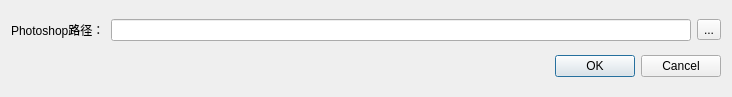
<?xml version="1.0" encoding="UTF-8"?>
<ui version="4.0">
 <class>ConfigDialog</class>
 <widget class="QDialog" name="ConfigDialog">
  <property name="geometry">
   <rect>
    <x>0</x>
    <y>0</y>
    <width>732</width>
    <height>97</height>
   </rect>
  </property>
  <property name="windowTitle">
   <string>配置</string>
  </property>
  <layout class="QVBoxLayout" name="verticalLayout">
   <item>
    <layout class="QHBoxLayout" name="horizontalLayout">
     <item>
      <widget class="QLabel" name="label">
       <property name="text">
        <string>Photoshop路径：</string>
       </property>
      </widget>
     </item>
     <item>
      <widget class="QLineEdit" name="lineEdit"/>
     </item>
     <item>
      <widget class="QToolButton" name="toolButton">
       <property name="text">
        <string>...</string>
       </property>
      </widget>
     </item>
    </layout>
   </item>
   <item>
    <widget class="QDialogButtonBox" name="buttonBox">
     <property name="orientation">
      <enum>Qt::Horizontal</enum>
     </property>
     <property name="standardButtons">
      <set>QDialogButtonBox::Cancel|QDialogButtonBox::Ok</set>
     </property>
    </widget>
   </item>
  </layout>
 </widget>
 <resources/>
 <connections>
  <connection>
   <sender>buttonBox</sender>
   <signal>accepted()</signal>
   <receiver>ConfigDialog</receiver>
   <slot>accept()</slot>
   <hints>
    <hint type="sourcelabel">
     <x>248</x>
     <y>254</y>
    </hint>
    <hint type="destinationlabel">
     <x>157</x>
     <y>274</y>
    </hint>
   </hints>
  </connection>
  <connection>
   <sender>buttonBox</sender>
   <signal>rejected()</signal>
   <receiver>ConfigDialog</receiver>
   <slot>reject()</slot>
   <hints>
    <hint type="sourcelabel">
     <x>316</x>
     <y>260</y>
    </hint>
    <hint type="destinationlabel">
     <x>286</x>
     <y>274</y>
    </hint>
   </hints>
  </connection>
 </connections>
</ui>
